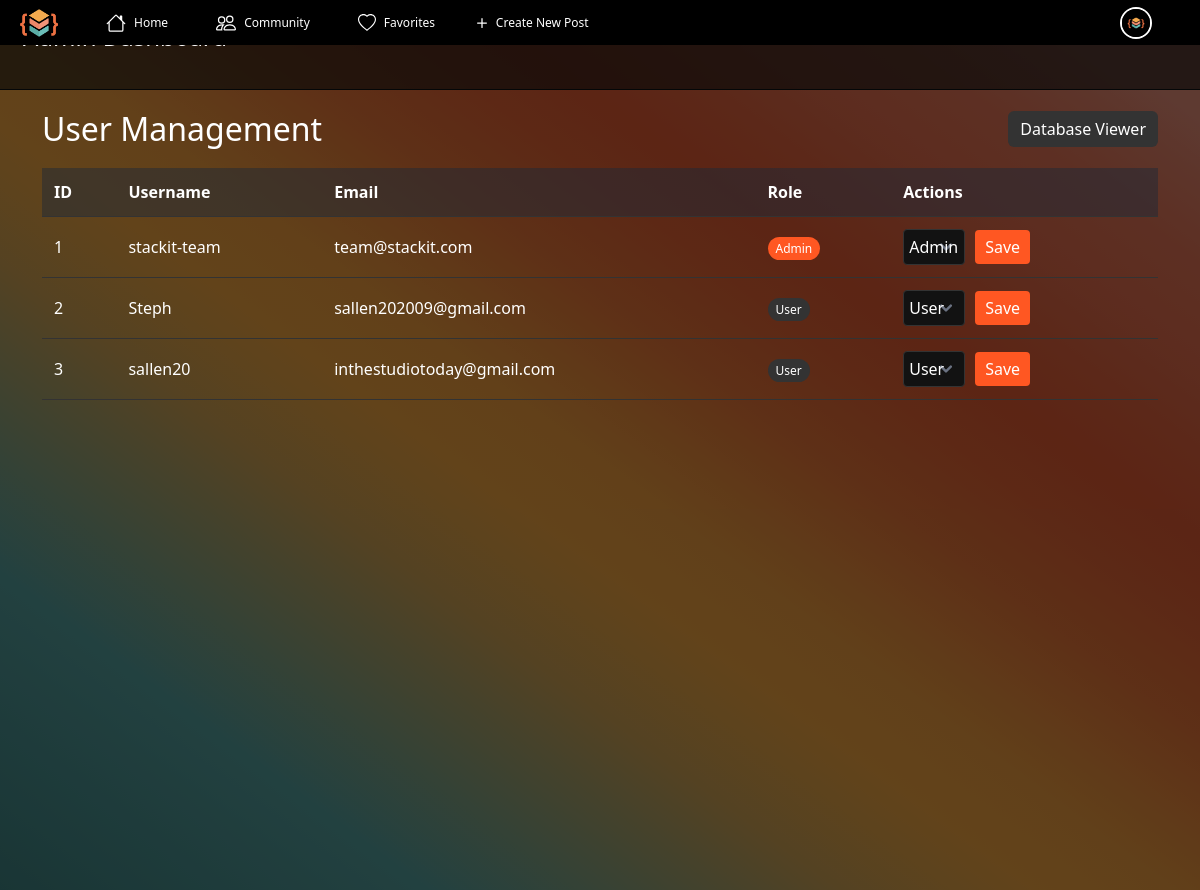
The page /admin/ (signed in) on the database its author committed.
### db.py (models this page shows, shortened)
class BaseModel(Model):
    class Meta:
        database = db

class User(BaseModel):
    id = AutoField()
    username = CharField(unique=True)
    email = CharField(unique=True)
    password = CharField()
    role = CharField(default='user')  # Possible values: 'user', 'admin'
    profile_photo = CharField(null=True)
    last_seen = DateTimeField(null=True)
    dismissed_welcome_banner = BooleanField(default=False)
    @property
    def is_online(self):
        try:
            if not self.last_seen:
                return False
            return (datetime.now() - self.last_seen).total_seconds() <= 300
        except Exception:
            return False

### routes/admin.py (the view)
@admin_bp.route('/')
@admin_required
def admin_dashboard():
    users = User.select().order_by(User.id)
    success_message = request.args.get('success')
    error_message = request.args.get('error')
    return render_template('admin.html', users=users,
                          success_message=success_message,
                          error_message=error_message)

### main.py (called while the page is built, shortened)
@app.context_processor
def inject_helpers():
    from utils.helpers import avatar_url, is_online, current_user
    return dict(avatar_url=avatar_url, is_online=is_online, current_user=current_user)

@app.before_request
def update_last_seen():
    try:
        if 'user_id' in session and not request.path.startswith('/static/'):
            user = User.get_by_id(session['user_id'])
            user.last_seen = datetime.now()
            user.save()
    except Exception:
        pass

@app.before_request
def _db_connect():
    global DB_CIRCUIT_BREAKER
    if request.path.startswith('/static/') or request.path == '/healthz':
        return None

@app.teardown_request
def _db_close(exc):
    if not db.is_closed():
        db.close()

### utils/helpers.py (called while the page is built)
def avatar_url(user):
    if not user:
        return '/static/images/Ellipse-2.png'
    return user.profile_photo or '/static/images/Ellipse-2.png'

def is_online(user):
    try:
        return bool(user and user.is_online)
    except Exception:
        return False

def current_user():
    try:
        uid = session.get('user_id')
        return User.get_by_id(uid) if uid else None
    except Exception:
        return None

### templates/admin.html (shortened to what this page needs)
<!DOCTYPE html>
<html lang="en">
<head>
    <link href="../static/css/output.css" rel="stylesheet"/>
    <link href="../static/css/styles.css" rel="stylesheet"/>
    <link rel="stylesheet" href="https://cdnjs.cloudflare.com/ajax/libs/highlight.js/11.7.0/styles/atom-one-dark.min.css">
    <link href="https://cdn.jsdelivr.net/npm/bootstrap@5.3.7/dist/css/bootstrap.min.css" rel="stylesheet">
</head>
<body>
    {% include '_navbar.html' %}
    <div class="main-header" style="width: 100%; height: 90px; background-color: rgba(5,7,8,0.86); border-bottom: #050708 solid 1px; padding: 23px; display: flex; flex-direction: row;">
        <div style="width: 50%; height: inherit; display: flex; flex-direction: column">
            <h4 style="color: white; font-weight: lighter;">Admin Dashboard</h4>
        </div>
    </div>
    <div class="main-body" style="position: relative; min-height: 100vh; width:100%; display: flex; flex-direction: column; padding: 20px; font-weight: lighter; overflow:clip; background-color: rgba(5,7,8,0.59); color: white;">
        <div class="container">
            <div style="display: flex; justify-content: space-between; align-items: center; margin-bottom: 20px;">
                <h2 style="margin: 0;">User Management</h2>
                <a href="/admin/db-viewer" class="btn btn-secondary" style="background-color: #333; border: none;">
                    Database Viewer
                </a>
            </div>
            <table class="user-table">
                <thead>
                    <tr>
                        <th>ID</th>
                        <th>Username</th>
                        <th>Email</th>
                        <th>Role</th>
                        <th>Actions</th>
                    </tr>
                </thead>
                <tbody>
                    {% for user in users %}
                    <tr>
                        <td>{{ user.id }}</td>
                        <td>{{ user.username }}</td>
                        <td>{{ user.email }}</td>
                        <td>
                            {% if user.role == 'admin' %}
                            <span class="admin-badge">Admin</span>
                            {% else %}
                            <span class="user-badge">User</span>
                            {% endif %}
                        </td>
                        <td>
                            <form method="POST" action="/admin/update-role/{{ user.id }}" style="display: inline-flex; align-items: center;">
                                <select name="role" class="role-select">
                                    <option value="user">User</option>
                                    <option value="admin">Admin</option>
                                </select>
                                <button type="submit" class="save-btn" style="margin-left: 10px;">Save</button>
                            </form>
                        </td>
                    </tr>
                    {% endfor %}
                </tbody>
            </table>
        </div>
    </div>
</body>
</html>

### templates/_navbar.html (shortened to what this page needs)
<div class="header">
    <div class="left-items-container">
        <div class="img-container">
            <img src="../static/images/logo-img.png" class="logo-img" alt="stack-it-logo">
        </div>
        {% if session.get('user_id') %}
        <div class="nav-content-container" style="display: flex; align-items: center; align-content: center;">
            <div class="nav-1" style="display: flex; align-items: center; height: inherit; position: relative; align-content: center; width: 400px; margin-left:48px">
                <p style="color: white; position: relative; margin-left:8px; ">
                    <a href="/dashboard" style="text-decoration: none; color: white; ">Home</a>
                </p>
            </div>
            <div class="nav-3" style="display: flex; align-items: center; height: inherit; position: relative; align-content: center; width: 400px; margin-left:48px">
                <p style="color: white; position: relative; margin-left:8px; ">
                    <a href="/community" style="text-decoration: none; color: white;">Community</a>
                </p>
            </div>
            <div class="nav-4" style="display: flex; align-items: center; height: inherit; position: relative; align-content: center; width: 400px; margin-left:48px;">
                <p style="color: white; position: relative; margin-left:8px;">
                    <a href="/favorites" style="text-decoration: none; color: white;">Favorites</a>
                </p>
            </div>
            <div class="nav-5" style="color: white; display: flex; flex-direction: row; justify-content: space-around; width: 135px; position: absolute; left: 135%; align-items: center; height: inherit">
                <svg xmlns="http://www.w3.org/2000/svg" width="20" height="20" fill="white" class="bi bi-plus" viewBox="0 0 16 16">
                    <path d="M8 4a.5.5 0 0 1 .5.5v3h3a.5.5 0 0 1 0 1h-3v3a.5.5 0 0 1-1 0v-3h-3a.5.5 0 0 1 0-1h3v-3A.5.5 0 0 1 8 4"/>
                </svg>
                <p style="color:white; position: relative; align-content: center;">
                    <a style="color: inherit; text-decoration: none; position: relative; margin-left: -15px;" href="/create-post">Create New Post</a>
                </p>
            </div>
        </div>
        {% endif %}
    </div>
    <div class="right-container" id="user-menu-toggle" style="cursor: pointer; position: relative;">
        {% if session.get('user_id') %}
            {% set cu = current_user() %}
            <div style="position:relative; display:inline-flex; align-items:center;">
              <img src="{{ avatar_url(cu) }}" alt="avatar" style="height: 32px; width: 32px; border-radius:50%; object-fit:cover; cursor: pointer; border: 2px solid white;">
            </div>
        {% endif %}
    </div>
</div>

### static/css/styles.css (style rules this page uses)
html { overflow-y: scroll; overflow-x: hidden; max-width: 100%; }
body { background: linear-gradient( to bottom left, rgba(223, 131, 110, 1) 6.800445914268494%, rgba(222, 120, 95, 1) 9.744707494974136%, rgba(221, 106, 76, 1) 14.754758775234222%, rgba(220, 99, 67, 1) 20.289409160614014%, rgba(219, 95, 61, 1) 22.382526099681854%, rgba(219, 87, 50, 1) 26.078543066978455%, rgba(218, 80, 41, 1) 30.436807870864868%, rgba(220, 89, 43, 1) 35.293048620224%, rgba(224, 107, 46, 1) 41.50384068489075%, rgba(229, 130, 50, 1) 46.82604968547821%, rgba(229, 132, 50, 1) 47.276490926742554%, rgba(232, 146, 53, 1) 50.96184015274048%, rgba(234, 153, 54, 1) 56.721657514572144%, rgba(222, 153, 61, 1) 60.08914113044739%, rgba(200, 152, 74, 1) 64.94020223617554%, rgba(165, 151, 95, 1) 69.6614921092987%, rgba(123, 150, 121, 1) 75.54052472114563%, rgba(79, 149, 147, 1) 82.0713460445404%, rgba(70, 137, 136, 1) 89.14530277252197%, rgba(57, 120, 119, 1) 100% ); background-attachment: fixed; padding: 0; margin: 0; min-height: 100vh; max-width: 100vw; overflow-x: hidden; }
.header { position: fixed; top: 0; left: 0; width: 100%; background-color: black; height: 45px; align-content: center; padding-left: 20px; display: flex; flex-direction: row; font-size: 12px; justify-content: space-between; z-index: 10001; }
.img-container { position: relative; height: 45px; width: auto; align-content: center; }
.logo-img { position: relative; height: 28px; width: 38px; display: flex; aspect-ratio: 16 / 9; }
.left-items-container { display: flex; flex-direction: row; align-content: center; }
.nav-content-container { margin-top: 0px; width: 300px; display: flex; flex-direction: row; align-content: center; align-items: center; justify-content: space-evenly; position: relative; }
.nav-content-container svg { display: block; vertical-align: middle; margin-bottom: 0; }
.header .nav-content-container p { margin: 0; line-height: 1; display: flex; align-items: center; }
.header .nav-content-container a { display: inline-flex; align-items: center; line-height: 1; }
.right-container { display: inline-flex; flex-direction: row; align-items: center; position: relative; width: auto; right: 40px; height: auto; align-self: center; justify-content: center; padding: 8px; }
button { border: none; background-color: transparent; color: white; font-weight: lighter }

### templates/admin.html (style rules this page uses)
.user-table { width: 100%; border-collapse: collapse; margin-top: 20px; }
.user-table th, .user-table td { padding: 12px; text-align: left; border-bottom: 1px solid #333; }
.user-table th { background-color: rgba(31, 41, 55, 0.5); color: white; }
.role-select { background-color: #121212; color: white; border: 1px solid #333; border-radius: 4px; padding: 5px; }
.save-btn { background-color: #ff5722; color: white; border: none; border-radius: 4px; padding: 5px 10px; cursor: pointer; }
.admin-badge { background-color: #ff5722; color: white; padding: 3px 8px; border-radius: 12px; font-size: 12px; }
.user-badge { background-color: #333; color: white; padding: 3px 8px; border-radius: 12px; font-size: 12px; }

### rows shown on the page
User: profile_photo (picture), id "1", username "stackit-team", email "team@stackit.com", role "Admin"
User: id "2", username "Steph", email "sallen202009@gmail.com", role "User"
User: id "3", username "sallen20", email "inthestudiotoday@gmail.com", role "User"
